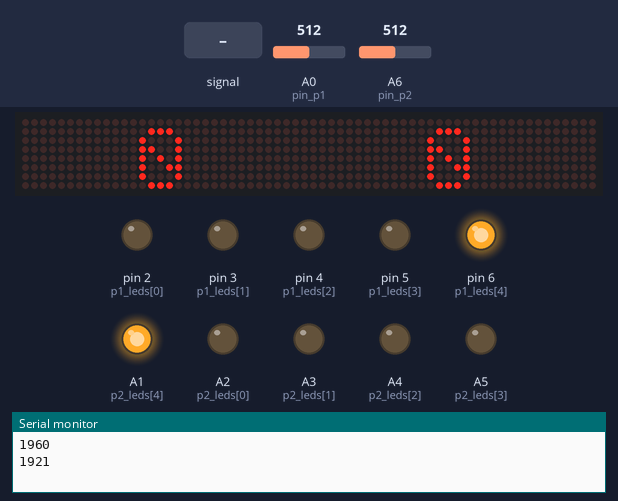
This sketch was run on a simulated Arduino Nano, built with avr-gcc and run on an emulated ATmega328P. On the bench: 64×8 LED matrix, output pins drawn as LEDs (lit = HIGH), the last lines printed to the serial monitor. The test bench sets the inputs (shaded band); at power-on: A6 (pin_p2) = 512, A0 (pin_p1) = 512. Random numbers use the default seed unless the sketch sets one.

Above: at 1.2 s.
1.3 s: A0 (pin_p1) fed a 200 Hz sine of ±460 counts around its level
At 1.91 s:
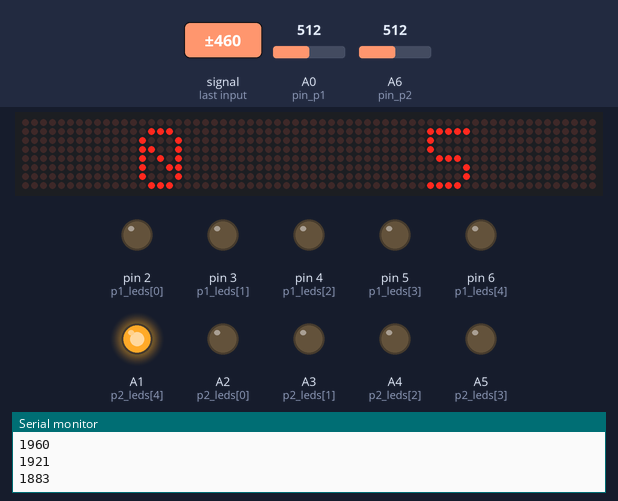
3.6 s: A6 (pin_p2) set to 886
6.1 s: A6 (pin_p2) set to 901
At 7.1 s:
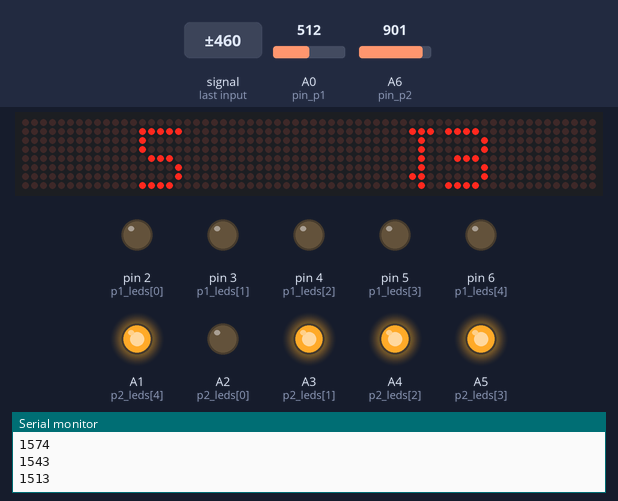
8.8 s: A0 (pin_p1) set to 716
At 10.6 s:
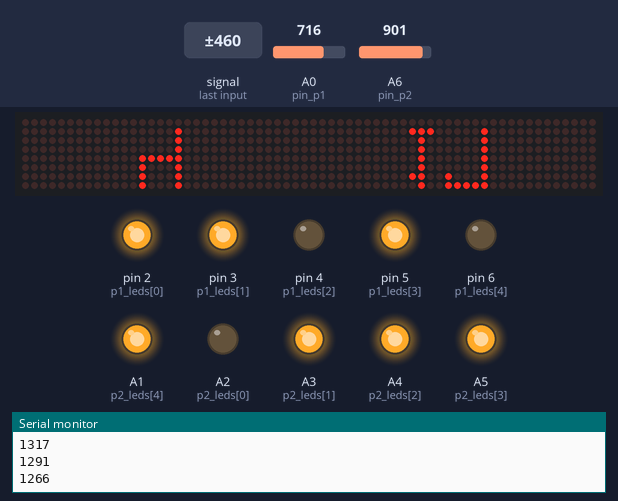
11.8 s: A6 (pin_p2) set to 122
At 12.3 s:
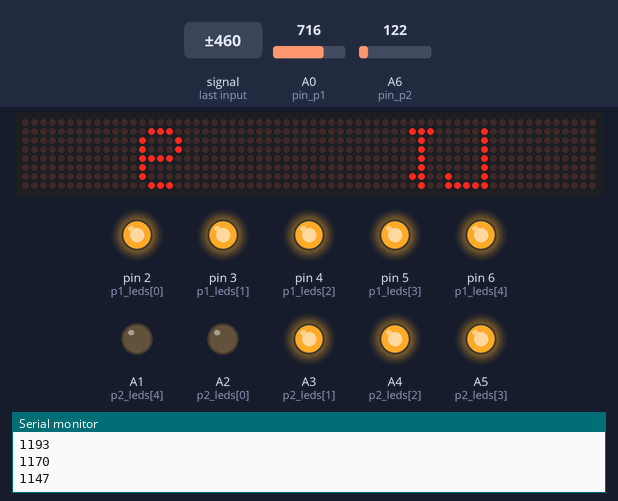
14.8 s: A0 (pin_p1) set to 900
At 53.1 s:
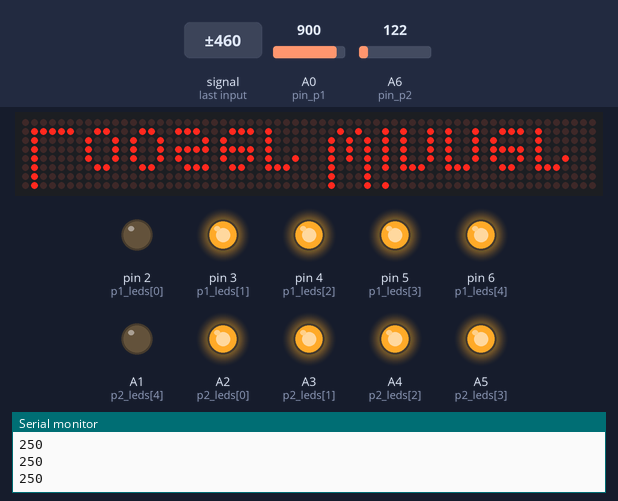
Timing chart, 0 to 54.6 s (numbered marks = the images above; inputs shaded):
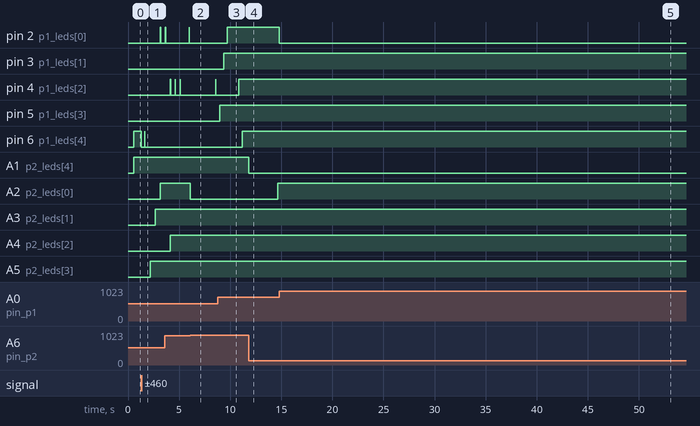

Measured:
- the behaviour switches between 893 and 894 on A6 (pin_p2) (found by bisection; images 1 and 2)
- after the input at 1.3 s, pin 6 (p1_leds[4]): HIGH → LOW at once, → HIGH 0.32 s later, → LOW 0.02 s later; the display: first changes at once (image 1 shows a later state)
- after the input at 6.1 s, pin 4 (p1_leds[2]): LOW → HIGH after 2.5 s, → LOW 0.02 s later; A2 (p2_leds[0]): HIGH → LOW at once
- after the input at 8.8 s, pin 4 (p1_leds[2]): LOW → HIGH after 2.0 s; pin 5 (p1_leds[3]): LOW → HIGH after 0.16 s
- after the input at 11.8 s, A1 (p2_leds[4]): HIGH → LOW at once; A2 (p2_leds[0]): LOW → HIGH after 2.8 s
- after the input at 14.8 s, pin 2 (p1_leds[0]): HIGH → LOW at once
- by itself, pin 4 (p1_leds[2]): alternates HIGH for 0.02 s and LOW for 0.46 s, 6 changes in all, then stays LOW

The sketch:

Smak_a_button.ino
```cpp
// IMPORTANT!
// DOWNLOAD the MD_Parola library
// https://github.com/MajicDesigns/MD_Parola


#include <stdio.h>
#include <MD_Parola.h>
#include <MD_MAX72xx.h>
#include <SPI.h>
//#include "Parola_Fonts_data.h"
#define HARDWARE_TYPE MD_MAX72XX::PAROLA_HW
#define MAX_DEVICES 8
#define CLK_PIN   13
#define DATA_PIN  11
#define CS_PIN    10
MD_Parola P = MD_Parola(HARDWARE_TYPE, CS_PIN, MAX_DEVICES);


long randNumber;
int step_counter = 0;
int button_values[] = {913, 429, 267, 179, 110};
int btn_tol = 20;
int analogValue = 0;
int pin_p1 = A0;
int pin_p2 = A6;
int leds_cnt = 5;
int p1_leds[5] = {2,3,4,5,6};
int p2_leds[5] = {A2,A3,A4,A5,A1};
int p1_score = 0;
int p2_score = 0;
int action_speed = 2000;
int action_speed_min = 250;

void setup()
{
  Serial.begin(9600);

  randomSeed(analogRead(A7));

  pinMode(pin_p1, INPUT);
  pinMode(pin_p2, INPUT);

  for (int i = 0; leds_cnt > i; i++) {
    pinMode(p1_leds[i], OUTPUT);
  }
  for (int i = 0; leds_cnt > i; i++) {
    pinMode(p2_leds[i], OUTPUT);
  }

  P.begin(2);
  P.setZone(0,0,3);
  P.setZone(1,4,7);
  P.displayZoneText(0, "abc", PA_CENTER, 0, 0, PA_PRINT, PA_NO_EFFECT);
  P.setZoneEffect(0, true, PA_FLIP_UD);
  P.displayZoneText(1, "abcd", PA_CENTER, 0, 0, PA_PRINT, PA_NO_EFFECT);
  P.setZoneEffect(1, true, PA_FLIP_UD);
  P.displayAnimate();

}

void loop()
{
  if(p1_score < 100 and p2_score < 100) {

    step_counter++;
    bool step_action = false;
    if (step_counter > action_speed) {
      step_counter = 0;
      step_action = true;
      action_speed = action_speed - round(action_speed/50);
      if (action_speed < action_speed_min) {
        action_speed = action_speed_min;
      }
      Serial.println(action_speed);
    }

    if (step_action) {
      int pin_light = random(0,5);
      digitalWrite(p1_leds[pin_light], HIGH);
      digitalWrite(p2_leds[pin_light], HIGH);

    }

    analogValue = analogRead(pin_p1);
    for (int i = 0; leds_cnt > i; i++) {
      if ( analogValue < button_values[i] + btn_tol and analogValue > button_values[i] - btn_tol ){
        if(digitalRead(p1_leds[i]) == HIGH){
          digitalWrite(p1_leds[i], LOW);
          p1_score++;
        }
      }
    }

    analogValue = analogRead(pin_p2);
    for (int i = 0; leds_cnt > i; i++) {
      if ( analogValue < button_values[i] + btn_tol and analogValue > button_values[i] - btn_tol ){
        if(digitalRead(p2_leds[i]) == HIGH){
          digitalWrite(p2_leds[i], LOW);
          p2_score++;
        }
      }
    }

    if ( step_counter % 100 == 0){
      char Score1[80];
      sprintf(Score1, "%d", p1_score);
      char *chrdisp[] = {Score1};

      char Score2[80];
      sprintf(Score2, "%d", p2_score);
      char *chrdisp2[] = {Score2};

      P.displayZoneText(0, chrdisp[0], PA_CENTER, 0, 0, PA_PRINT, PA_NO_EFFECT);
      P.displayZoneText(1, chrdisp2[0], PA_CENTER, 0, 0, PA_PRINT, PA_NO_EFFECT);
      P.displayAnimate();
    }
  } else {
    if (p1_score > p2_score) {
      P.displayZoneText(0, "Winner", PA_CENTER, 0, 0, PA_PRINT, PA_NO_EFFECT);
      P.displayZoneText(1, "Looser", PA_CENTER, 0, 0, PA_PRINT, PA_NO_EFFECT);
    } else {
      P.displayZoneText(0, "Looser", PA_CENTER, 0, 0, PA_PRINT, PA_NO_EFFECT);
      P.displayZoneText(1, "Winner", PA_CENTER, 0, 0, PA_PRINT, PA_NO_EFFECT);
    }
    P.displayAnimate();
    delay(500);
      char Score1[80];
      sprintf(Score1, "%d", p1_score);
      char *chrdisp[] = {Score1};

      char Score2[80];
      sprintf(Score2, "%d", p2_score);
      char *chrdisp2[] = {Score2};
    P.displayZoneText(0, chrdisp[0], PA_CENTER, 0, 0, PA_PRINT, PA_NO_EFFECT);
    P.displayZoneText(1, chrdisp2[0], PA_CENTER, 0, 0, PA_PRINT, PA_NO_EFFECT);
    P.displayAnimate();
    delay(500);
  }
}
```
